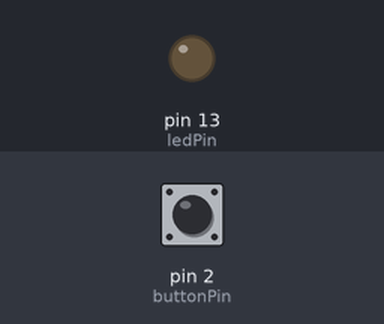
A sketch run on a simulated Arduino Uno, built with avr-gcc and run on an emulated ATmega328P. Parts: output pins drawn as LEDs (lit = HIGH). The test bench sets the inputs (shaded band); at power-on: pin 2 (buttonPin) HIGH.

Above: at 1.2 s.
1.3 s: pin 2 (buttonPin) pulled LOW for 0.15 s
At 2.2 s:
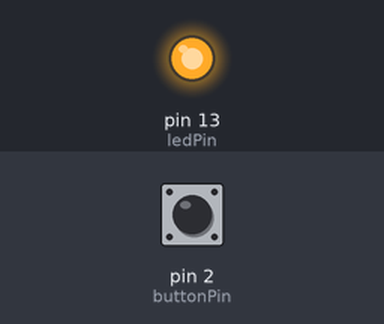
2.9 s: pin 2 (buttonPin) pulled LOW for 1 s
At 3.4 s:
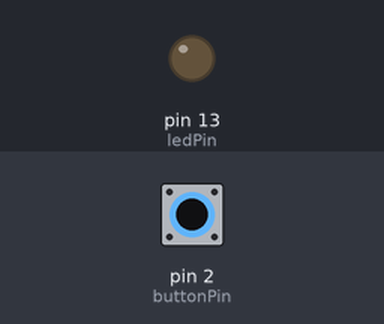
5.4 s: pin 2 (buttonPin) pulled LOW for 3.2 s
At 6.5 s:
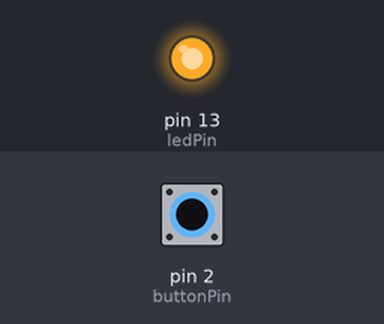
Timing chart, 0 to 8.4 s (numbered marks = the images above; inputs shaded):
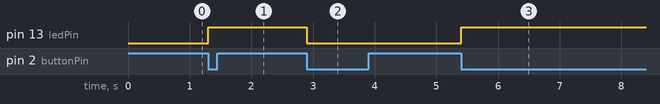

Measured:
- after the input at 1.3 s, pin 13 (ledPin): LOW → HIGH at once
- after the input at 2.9 s, pin 13 (ledPin): HIGH → LOW at once
- after the input at 5.4 s, pin 13 (ledPin): LOW → HIGH at once

The sketch:

LED_BUTTON_PIN.ino
```cpp
const int buttonPin = 2;
const int ledPin = 13;
int but_currentState; //variable to store the current state of the button
int LED_lastState = HIGH; //variable to store the previous state of the LED
int ledState = LOW;//variable to store the current state of the LED


void setup() {
  Serial.begin(9600);// Initialize serial communication at a baud rate of 9600
  pinMode(ledPin, OUTPUT);//Set the LED as output
  pinMode(buttonPin, INPUT);//Set the button as input
}

void loop() {
  but_currentState = digitalRead(buttonPin);//to read the current state of the button

  if (LED_lastState == HIGH && but_currentState == LOW) {
    ledState = !ledState;//Toggle the LED state (ON to OFF or OFF to ON)
    digitalWrite(ledPin, ledState);//update the current state of the led
  }
  LED_lastState = but_currentState;  //update the last state to the current state for the loop
  delay(50);//make room for delay between states

}
```
